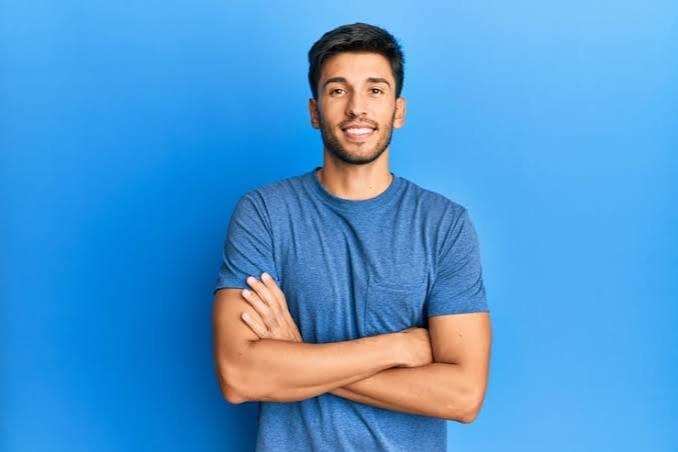
#> input picture Module 2/Lesson 1/Image.jpg, 678 x 452 px, found by its file name
$ python 'Image Grayscale and Save.py'
#> lines starting #> are read from the running program, lines starting #| are printed output that depends on the picture
import cv2 as cv

img = cv.imread("Module 2\\Lesson 1\\Image.jpg")
#> img is the input picture: shape (452, 678, 3); mean B, G, R 211, 152.2, 77.4
gray_img = cv.cvtColor(img, cv.COLOR_BGR2GRAY)
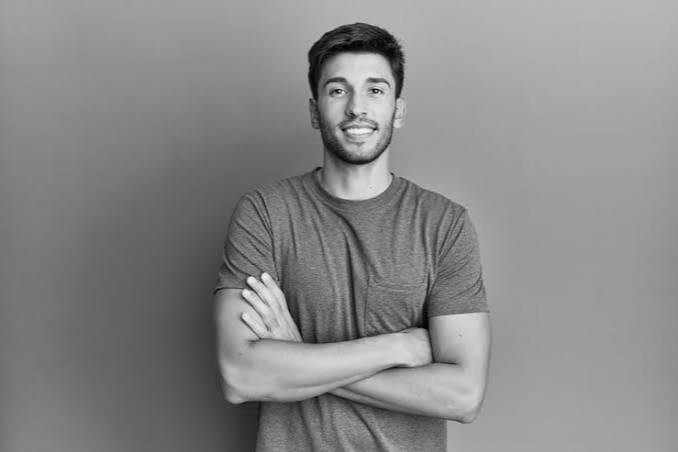
#> gray_img: shape (452, 678); min 0, max 250, mean 136.6
img_resize = cv.resize(gray_img, (800, 800))
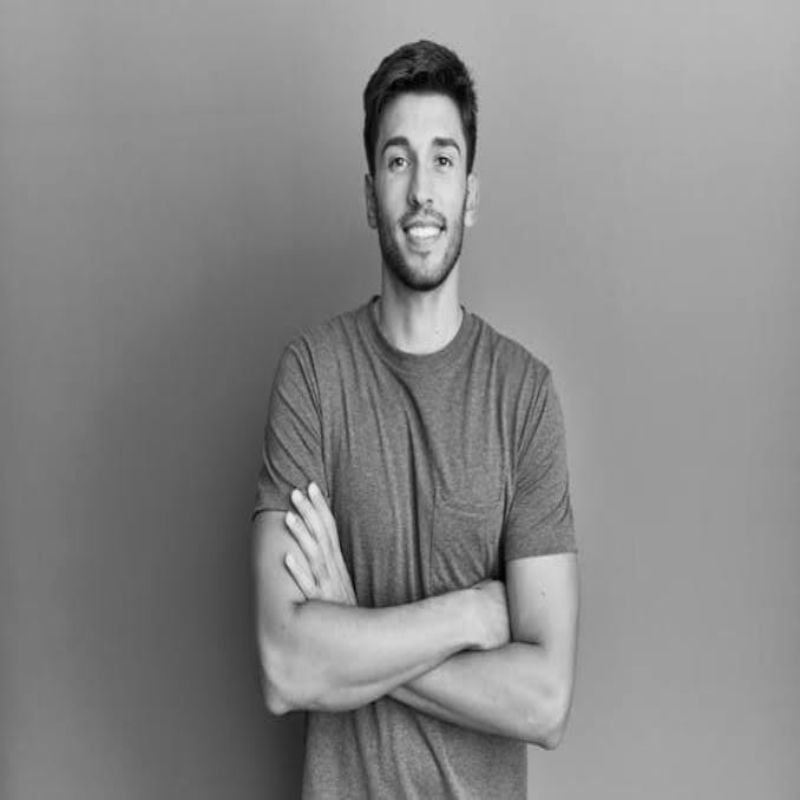
#> img_resize: shape (800, 800); min 1, max 245, mean 136.5


cv.imshow("Loaded Image", img_resize)

key = cv.waitKey(0) & 0xFF
#> (key Esc is pressed here)

if key == ord ('s'):
    cv.imwrite("Grayscale.jpg",img_resize)
    print("Image has been saved as 'Grayscale.jpg'")
else:
    print("Error, image not saved")


cv.destroyAllWindows()

print(f"Image Dimensions {img.shape}")
#| Image Dimensions (452, 678, 3)
